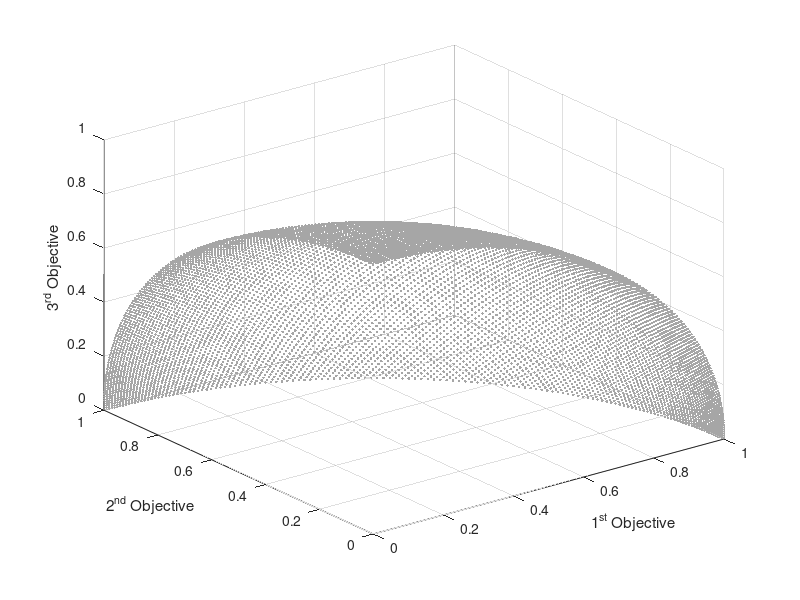

Recreate this plot in MATLAB.
load('BT9.mat');

% scatter3(PF(:, 1), PF(:, 2), PF(:, 3), 'c.');
scatter3(PF(:, 1), PF(:, 2), PF(:, 3), 'SeriesIndex', 1, 'DisplayName', 'PF', ...
    'MarkerEdgeColor', [0.650980392156863, 0.650980392156863, 0.650980392156863], ...
    'MarkerFaceAlpha', 0.5, ...
    'MarkerFaceColor', [0.650980392156863, 0.650980392156863, 0.650980392156863], ...
    'Marker', '.');
xlabel('1^{st} Objective');
ylabel('2^{nd} Objective');
zlabel('3^{rd} Objective');
